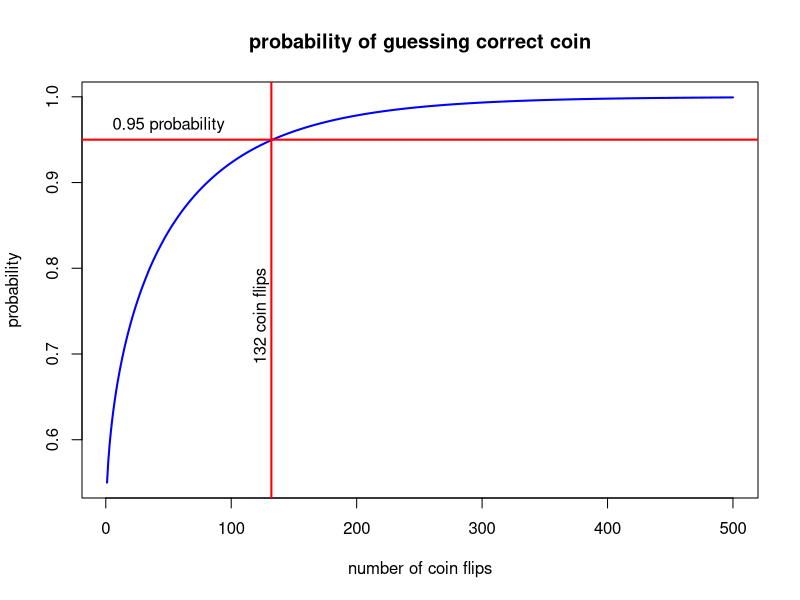

The R source for this figure: (Note: this script raises an error after producing the figure.)
########################
### Scripts for testing manager skill


## test mean of coin flips and distributions

# unbiased coin tosses (binomial)
rbinom(n=20, size=1, prob=0.5)

# Kolmogorov-Smirnov test for two distributions
ks.test(rbinom(n=1000, size=1, prob=0.6), 
        rbinom(n=1000, size=1, prob=0.5))

# Wilcoxon test for the means of two samples
wilcox.test(rbinom(n=1000, size=1, prob=0.6), 
            rbinom(n=1000, size=1, prob=0.5))


# other tests
# To calculate the confidence level as a function of sample length,
# you must perform MC simulation to obtain distribution of test statistic.
foo <- sapply(1:1000, function(x) tseries::jarque.bera.test(rnorm(1000))$p.value)
foo <- t(foo)


########################
## You have two coins, and one coin has a higher probability 
# of heads than the other.
# Assume that you know the probability of heads for both coins, 
# but you don't know which coin has a higher probability, 
# and you try to find out by flipping the two coins n times each.
# You guess which coin has the higher probability by selecting 
# the coin that produced more heads.
# If both coins produced the same number of heads, then you 
# select the coin randomly.
# What is the probability that you will select the right coin, 
# given all the possible combinations of obtaining heads or 
# tails for both coins? 

# Calculate the probability by summing over all possible 
# combinations of obtaining heads or tails for both coins. 
probab1 <- function(nu_m, p1, p2) {
  binom1 <- choose(nu_m, 0:nu_m) * p1^(0:nu_m) * (1-p1)^(nu_m:0)
  binom2 <- choose(nu_m, 0:nu_m) * p2^(0:nu_m) * (1-p2)^(nu_m:0)
  out_er <- binom1 %o% binom2
  sum(out_er[lower.tri(out_er)]) + sum(diag(out_er))/2
}  # end probab1

# Simplify the calculation by calculating the cumulative 
# probability, without calculating the outer product.
probab2 <- function(nu_m, p1, p2) {
  binom1 <- choose(nu_m, 0:nu_m) * p1^(0:nu_m) * (1-p1)^(nu_m:0)
  binom2 <- choose(nu_m, 0:nu_m) * p2^(0:nu_m) * (1-p2)^(nu_m:0)
  cum_binom2 <- cumsum(binom2)
  cum_binom2 <- c(0, cum_binom2[-NROW(cum_binom2)])
  sum(binom1 * (cum_binom2 + binom2/2))
}  # end probab2

# Use normal approximation for the binomial coefficient.
probab3 <- function(nu_m, p1, p2) {
  if (p1^nu_m > 1e-10)
    binom1 <- choose(nu_m, 0:nu_m) * p1^(0:nu_m) * (1-p1)^(nu_m:0)
  else
    binom1 <- dnorm(0:nu_m, mean=nu_m*p1, sd=sqrt(nu_m*p1*(1-p1)))
  if (p2^nu_m > 1e-10)
    binom2 <- choose(nu_m, 0:nu_m) * p2^(0:nu_m) * (1-p2)^(nu_m:0)
  else
    binom2 <- dnorm(0:nu_m, mean=nu_m*p2, sd=sqrt(nu_m*p2*(1-p2)))
  cum_binom2 <- cumsum(binom2)
  cum_binom2 <- c(0, cum_binom2[-NROW(cum_binom2)])
  sum(binom1 * (cum_binom2 + binom2/2))
}  # end probab3

probab3(5, 0.6, 0.5)

probs <- sapply(1:500, probab3, p1=0.6, p2=0.5)

# plot in window
x11()
plot(probs,
     xlab="number of coin flips", 
     ylab="probability", 
     main="probability of guessing correct coin", 
     lwd=2, col="blue", t="l")
abline(h=0.95, lwd=2, col="red")
text(x=50, y=0.95,
     labels="0.95 probability",
     lwd=2, pos=3)
abline(v=findInterval(0.95, probs), lwd=2, col="red")
text(x=findInterval(0.95, probs), y=0.8,
     labels=paste(findInterval(0.95, probs), "coin flips"),
     srt=90, lwd=2, pos=2)



########################
## The binomial coin flipping model can be adapted for manager selection.
# Imagine two managers, one with skill, and the other without skill.
# The daily returns of both managers are binary: either positive +1 or negative -1.
# The returns of the manager without skill are random with zero mean.
# The returns of the skilled manager are also random, but with a positive bias, so that he produces a positive daily return more often than a negative return.
# If the probability of a positive return is equal to p > 0.5, then the average daily return is equal to (2*p-1), and the daily standard deviation is equal to 1.
# The annual return is is equal to 250*(2*p-1), the annual standard deviation is equal to sqrt(250), and the annual Sharpe ratio is equal to sqrt(250)*(2*p-1).

sharpe_ratio <- sqrt(250)*(2*prob_ab-1)

sharpe_ratio <- 0.4
prob_ab <- (sharpe_ratio/sqrt(250)+1)/2

# probability of selecting correct manager with 20 years of data
probab3(20*250, prob_ab, 0.5)

# annual probabilities of selecting correct manager
probs <- sapply(250*(1:50), probab3, p1=prob_ab, p2=0.5)

# Years of data needed to select the correct manager, with 95% confidence
findInterval(0.95, probs)

# plot in window
x11()
plot(probs,
     xlab="number of years", 
     ylab="probability", 
     main="probability of selecting correct manager", 
     lwd=2, col="blue", t="l")
abline(h=0.95, lwd=2, col="red")
text(x=10, y=0.95,
     labels="0.95 probability",
     lwd=2, pos=3)
abline(v=findInterval(0.95, probs), lwd=2, col="red")
text(x=findInterval(0.95, probs), y=0.8,
     labels=paste(findInterval(0.95, probs), "years"),
     srt=90, lwd=2, pos=2)

